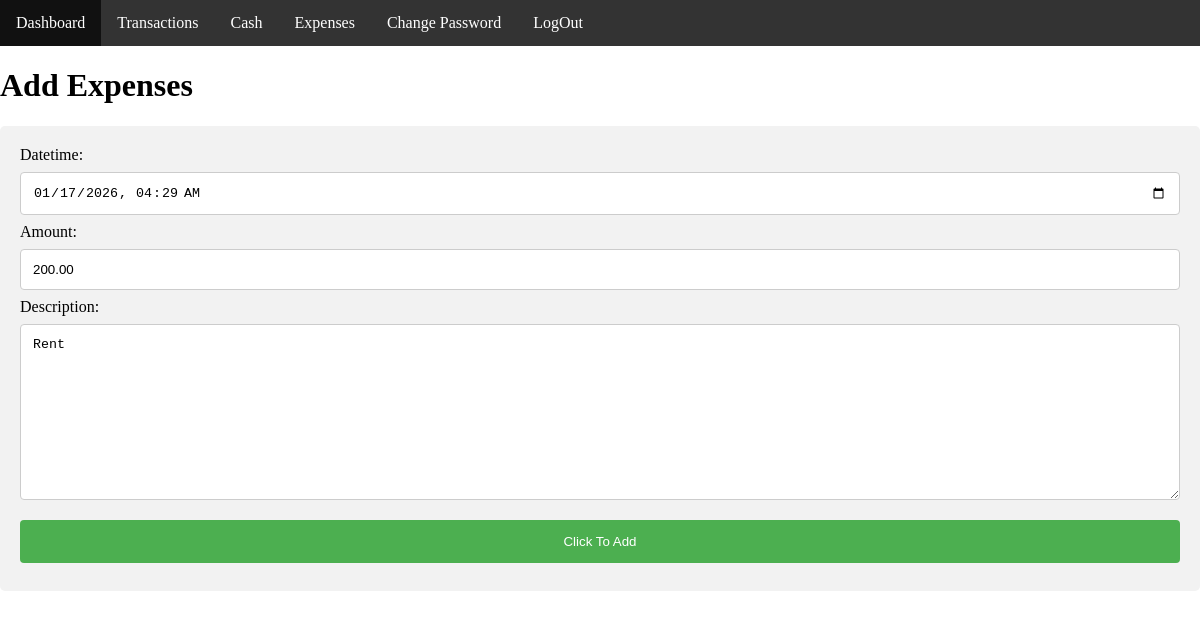
Page /Edit_Expense_Add/5/ on the committed database.
### Cash_Management/models.py (models this page shows, shortened)
class ExpenseModel(models.Model):
    user=models.ForeignKey(AuthUserModel, on_delete=models.CASCADE,null=True, related_name='user_expense')
    datetime=models.DateTimeField(null=True)
    amount=models.DecimalField(max_digits=20, decimal_places=2)
    description=models.TextField(null=True)

### Cash_Management/views.py (the view)
# urls.py: path('Edit_Expense_Add/<int:pk>/',Edit_Expense_Add , name='Edit_Expense_Add'),
def Edit_Expense_Add(request, pk):
    edit_data=ExpenseModel.objects.get(id=pk)
    if request.method=='POST':
        Expense_form=ExpenseForm(request.POST, instance=edit_data)
        if Expense_form.is_valid():
            expense_info=Expense_form.save(commit=False)
            expense_info.user=request.user
            expense_info.save()
            return redirect('Expense_list')
    else:
        Expense_form=ExpenseForm(instance=edit_data)
    context={
        'Expense_form':Expense_form,
        'title':'Add Expenses',
        'button':'Click To Add'
    }
    return render(request, 'expense/expense_add.html', context)

### Cash_Management/forms.py
class ExpenseForm(forms.ModelForm):
    class Meta:
        model=ExpenseModel
        fields='__all__'
        exclude=['user']
        widgets={
            'datetime':forms.DateTimeInput(attrs={'type':'datetime-local'})
        }

### Cash_Management/templates/expense/expense_add.html (shortened to what this page needs)
{% include 'master/base.html' %}
{% block body %}
<h1>{{title}}</h1>
<form action="" method="POST">
    {{Expense_form}}
  <input type="submit" value="{{button}}">
</form>
{% endblock body %}

### Cash_Management/templates/master/base.html (style rules this page uses)
body { margin: 0; padding: 0; }
form { border-radius: 5px; background-color: #f2f2f2; padding: 20px; }
label { display: block; }
input,textarea, select { width: 100%; padding: 12px; margin: 8px 0; display: inline-block; border: 1px solid #ccc; border-radius: 4px; box-sizing: border-box; }
input[type=submit] { width: 100%; background-color: #4CAF50; color: white; padding: 14px; margin: 8px 0; border: none; border-radius: 4px; cursor: pointer; }

### rows in the picture
ExpenseModel: datetime "01/17/2026 04:29", amount "200.00", description "Rent"

### other values in the picture
{{ title }} "Add Expenses"
